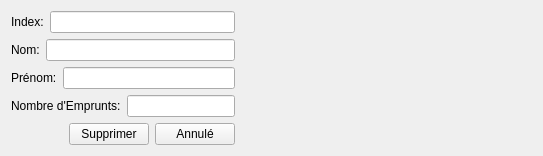
          <widget class="QWidget" name="deleteMember">
           <attribute name="title">
            <string>Supprimer un adhérent</string>
           </attribute>
           <layout class="QGridLayout" name="gridLayout_16">
            <item row="0" column="0">
             <layout class="QGridLayout" name="gridLayout_12">
              <item row="0" column="0">
               <layout class="QHBoxLayout" name="horizontalLayout_10">
                <item>
                 <widget class="QLabel" name="label_8">
                  <property name="text">
                   <string>Index:</string>
                  </property>
                 </widget>
                </item>
                <item>
                 <widget class="QLineEdit" name="indexDeleteMember">
                  <property name="inputMethodHints">
                   <set>Qt::ImhDigitsOnly</set>
                  </property>
                 </widget>
                </item>
               </layout>
              </item>
              <item row="1" column="0">
               <layout class="QHBoxLayout" name="horizontalLayout_11">
                <item>
                 <widget class="QLabel" name="label_9">
                  <property name="text">
                   <string>Nom:</string>
                  </property>
                 </widget>
                </item>
                <item>
                 <widget class="QLineEdit" name="memberLastNameDelete">
                  <property name="readOnly">
                   <bool>true</bool>
                  </property>
                 </widget>
                </item>
               </layout>
              </item>
              <item row="2" column="0">
               <layout class="QHBoxLayout" name="horizontalLayout_12">
                <item>
                 <widget class="QLabel" name="label_10">
                  <property name="text">
                   <string>Prénom:</string>
                  </property>
                 </widget>
                </item>
                <item>
                 <widget class="QLineEdit" name="memberFirstNameDelete">
                  <property name="readOnly">
                   <bool>true</bool>
                  </property>
                 </widget>
                </item>
               </layout>
              </item>
              <item row="3" column="0">
               <layout class="QHBoxLayout" name="horizontalLayout_41">
                <item>
                 <widget class="QLabel" name="label_40">
                  <property name="text">
                   <string>Nombre d'Emprunts:</string>
                  </property>
                 </widget>
                </item>
                <item>
                 <widget class="QLineEdit" name="memberBorrowingDeleteMember">
                  <property name="inputMethodHints">
                   <set>Qt::ImhDigitsOnly</set>
                  </property>
                  <property name="readOnly">
                   <bool>true</bool>
                  </property>
                 </widget>
                </item>
               </layout>
              </item>
              <item row="4" column="0">
               <layout class="QHBoxLayout" name="horizontalLayout_13">
                <item>
                 <spacer name="horizontalSpacer_3">
                  <property name="orientation">
                   <enum>Qt::Horizontal</enum>
                  </property>
                  <property name="sizeHint" stdset="0">
                   <size>
                    <width>27</width>
                    <height>20</height>
                   </size>
                  </property>
                 </spacer>
                </item>
                <item>
                 <widget class="QPushButton" name="deleteMemberPB">
                  <property name="text">
                   <string>Supprimer</string>
                  </property>
                 </widget>
                </item>
                <item>
                 <widget class="QPushButton" name="cancelDeleteMemberPB">
                  <property name="text">
                   <string>Annulé</string>
                  </property>
                 </widget>
                </item>
               </layout>
              </item>
             </layout>
            </item>
            <item row="0" column="1">
             <spacer name="horizontalSpacer_5">
              <property name="orientation">
               <enum>Qt::Horizontal</enum>
              </property>
              <property name="sizeHint" stdset="0">
               <size>
                <width>297</width>
                <height>20</height>
               </size>
              </property>
             </spacer>
            </item>
           </layout>
          </widget>
